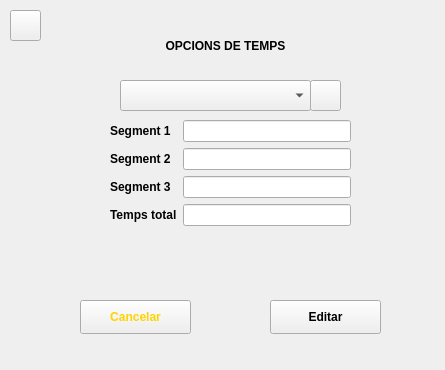
<?xml version="1.0" encoding="UTF-8"?>
<ui version="4.0">
 <class>Form</class>
 <widget class="QWidget" name="Form">
  <property name="geometry">
   <rect>
    <x>0</x>
    <y>0</y>
    <width>445</width>
    <height>370</height>
   </rect>
  </property>
  <property name="windowTitle">
   <string>Form</string>
  </property>
  <widget class="QWidget" name="formLayoutWidget">
   <property name="geometry">
    <rect>
     <x>110</x>
     <y>120</y>
     <width>241</width>
     <height>161</height>
    </rect>
   </property>
   <layout class="QFormLayout" name="formLayout">
    <item row="0" column="0">
     <widget class="QLabel" name="label_2">
      <property name="font">
       <font>
        <weight>75</weight>
        <bold>true</bold>
        <kerning>true</kerning>
       </font>
      </property>
      <property name="text">
       <string>Segment 1</string>
      </property>
     </widget>
    </item>
    <item row="1" column="0">
     <widget class="QLabel" name="label_3">
      <property name="font">
       <font>
        <weight>75</weight>
        <bold>true</bold>
       </font>
      </property>
      <property name="text">
       <string>Segment 2</string>
      </property>
     </widget>
    </item>
    <item row="2" column="0">
     <widget class="QLabel" name="label_4">
      <property name="font">
       <font>
        <weight>75</weight>
        <bold>true</bold>
       </font>
      </property>
      <property name="text">
       <string>Segment 3</string>
      </property>
     </widget>
    </item>
    <item row="3" column="0">
     <widget class="QLabel" name="label_5">
      <property name="font">
       <font>
        <weight>75</weight>
        <bold>true</bold>
       </font>
      </property>
      <property name="text">
       <string>Temps total</string>
      </property>
     </widget>
    </item>
    <item row="0" column="1">
     <widget class="QLineEdit" name="lap1_text_edit"/>
    </item>
    <item row="1" column="1">
     <widget class="QLineEdit" name="lap2_text_edit"/>
    </item>
    <item row="2" column="1">
     <widget class="QLineEdit" name="lap3_text_edit"/>
    </item>
    <item row="3" column="1">
     <widget class="QLineEdit" name="total_lap_text_edit"/>
    </item>
   </layout>
  </widget>
  <widget class="QLabel" name="label">
   <property name="geometry">
    <rect>
     <x>80</x>
     <y>20</y>
     <width>291</width>
     <height>51</height>
    </rect>
   </property>
   <property name="font">
    <font>
     <weight>75</weight>
     <bold>true</bold>
    </font>
   </property>
   <property name="text">
    <string>OPCIONS DE TEMPS</string>
   </property>
   <property name="alignment">
    <set>Qt::AlignCenter</set>
   </property>
  </widget>
  <widget class="QComboBox" name="combo_box_status">
   <property name="geometry">
    <rect>
     <x>120</x>
     <y>80</y>
     <width>191</width>
     <height>31</height>
    </rect>
   </property>
  </widget>
  <widget class="QPushButton" name="combo_box_refresh_btn">
   <property name="geometry">
    <rect>
     <x>310</x>
     <y>80</y>
     <width>31</width>
     <height>31</height>
    </rect>
   </property>
   <property name="text">
    <string/>
   </property>
  </widget>
  <widget class="QPushButton" name="edit_btn">
   <property name="geometry">
    <rect>
     <x>270</x>
     <y>300</y>
     <width>111</width>
     <height>34</height>
    </rect>
   </property>
   <property name="font">
    <font>
     <weight>75</weight>
     <bold>true</bold>
    </font>
   </property>
   <property name="text">
    <string>Editar</string>
   </property>
  </widget>
  <widget class="QPushButton" name="cancel_btn">
   <property name="geometry">
    <rect>
     <x>80</x>
     <y>300</y>
     <width>111</width>
     <height>34</height>
    </rect>
   </property>
   <property name="font">
    <font>
     <weight>75</weight>
     <bold>true</bold>
    </font>
   </property>
   <property name="styleSheet">
    <string notr="true">color: #FFD300;</string>
   </property>
   <property name="text">
    <string>Cancelar</string>
   </property>
  </widget>
  <widget class="QPushButton" name="return_btn">
   <property name="geometry">
    <rect>
     <x>10</x>
     <y>10</y>
     <width>31</width>
     <height>31</height>
    </rect>
   </property>
   <property name="text">
    <string/>
   </property>
  </widget>
 </widget>
 <resources/>
 <connections/>
</ui>
